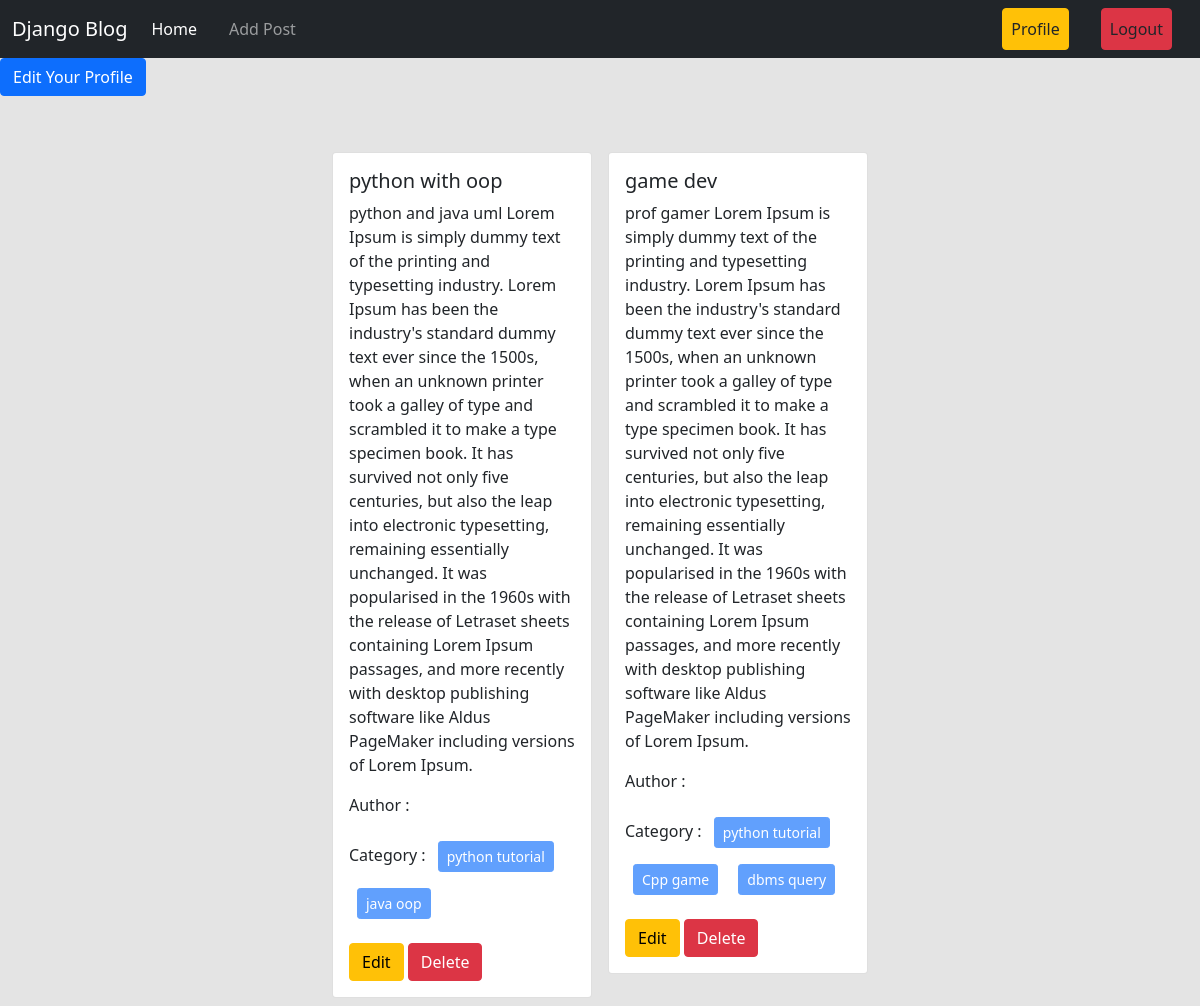
Screenshot of /author/profile/ (signed in) with the database file from the repository.
### posts/models.py (models this page shows, shortened)
class Post(models.Model):
    title = models.CharField(max_length=50)
    content = models.TextField()
    category = models.ManyToManyField(Category) # ekta post multiple categorir moddhe thakte pare abar ekta categorir moddhe multiple post thakte pare
    author = models.ForeignKey(User, on_delete=models.CASCADE)
    image = models.ImageField(upload_to='posts/media/uploads/', blank = True, null = True) #blank=True, null=True means image charaw form post hbe

### categories/models.py (models this page shows, shortened)
class Category(models.Model):
    name = models.CharField(max_length=100)
    slug = models.SlugField(max_length=100,unique=True, null=True, blank=True)

### author/views.py (the view)
# urls.py: path('profile/', views.profile, name='profile'),
@login_required
def profile(request):
    data = Post.objects.filter(author = request.user)
    return render(request, 'profile.html', {'data' : data})

### author/templates/profile.html
{% extends 'base.html' %} {% load crispy_forms_tags %} {% block content %}
<div>
  <a class="btn btn-primary" href="{% url 'edit_profile' %}">
    Edit Your Profile</a
  >
</div>
<div class="d-flex flex-wrap justify-content-center px-5 pt-5">
  {% for post in data %}
  <div class="col-sm-3">
    <div class="card m-2">
      <div class="card-body">
        <h5 class="card-title">{{post.title}}</h5>
        <p class="card-text">{{post.content}}</p>
        <p>Author : {{post.author.first_name}} {{post.author.last_name}}</p>
        <p>
          Category : {% for cat in post.category.all %}
          <button class="btn btn-primary btn-sm m-2" disabled>
            {{cat.name}}
          </button>
          {% endfor %}
        </p>
        <a href="{% url 'edit_post' post.id %}" class="btn btn-warning">Edit</a>
        <a href="{% url 'delete_post' post.id %}" class="btn btn-danger"
          >Delete</a
        >
      </div>
    </div>
  </div>
  {% endfor %}
</div>
{% endblock %}

### rows the page displays
Post: title "python with oop", content "python and java uml Lorem Ipsum is simply dummy text of the printing and typesetting industry. Lorem Ipsum has been the industry's standard dummy text ever since the 1500s, when an unknown printer took a galley of type and scrambled it to make a type specimen book. It has survived not only five centuries, but also the leap into electronic typesetting, remaining essentially unchanged. It was popularised in the 1960s with the release of Letraset sheets containing Lorem Ipsum passages, and more recently with desktop publishing software like Aldus PageMaker including versions of Lorem Ipsum."
Category: name "python tutorial"
Category: name "java oop"
Post: title "game dev", content "prof gamer Lorem Ipsum is simply dummy text of the printing and typesetting industry. Lorem Ipsum has been the industry's standard dummy text ever since the 1500s, when an unknown printer took a galley of type and scrambled it to make a type specimen book. It has survived not only five centuries, but also the leap into electronic typesetting, remaining essentially unchanged. It was popularised in the 1960s with the release of Letraset sheets containing Lorem Ipsum passages, and more recently with desktop publishing software like Aldus PageMaker including versions of Lorem Ipsum."
Category: name "Cpp game"
Category: name "dbms query"
